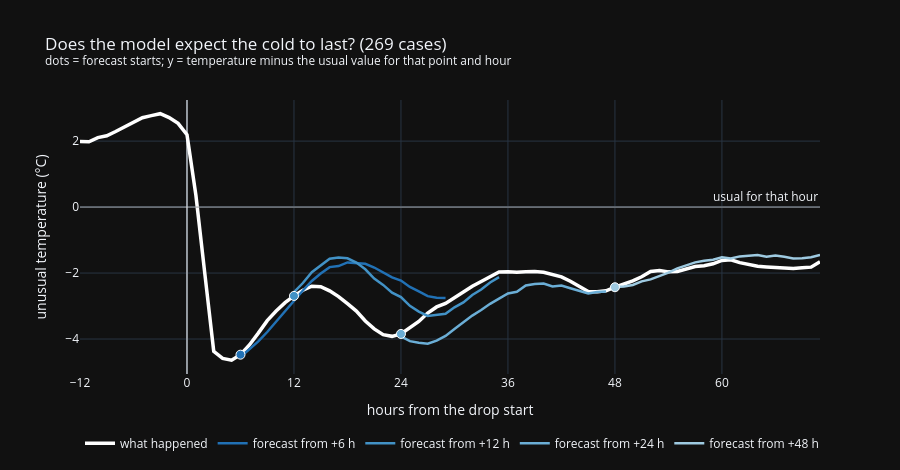

Write notebook code for a chart like this one.
### Markdown cell above
### Does the model expect the cold to last?

Usual-adjusted temperature (0 = usual for that point and hour), averaged over all cases, aligned on the drop start.
White = what happened over 3 days, colours = the mean forecast from each start. A forecast that rises towards
0 faster than the white line expects the cold to end too early.

### Code cell
SPAN = np.arange(-12, max(OFFSETS) + H)
tru_a = np.stack([anom["T2M"][j + SPAN, col[p]] for p, j in zip(cases.point_id, cases.j)])
fig = go.Figure()
fig.add_hline(y=0, line={"color": "#999", "width": 1}, annotation_text="usual for that hour", annotation_position="top right")
fig.add_vline(x=0, line={"color": "white", "width": 1})
fig.add_trace(go.Scatter(x=SPAN, y=tru_a.mean(0), mode="lines", line={"color": "white", "width": 3.5}, name="what happened",
                         hovertemplate="%{x:+d} h: %{y:+.1f} °C<extra>what happened</extra>"))
for o in OFFSETS:
    k = f"+{o} h"
    hrs = o + np.arange(H)
    us = np.stack([usual["T2M"][j + hrs, col[p]] for p, j in zip(cases.point_id, cases.j)])
    fig.add_trace(go.Scatter(x=hrs, y=(fc[k][:, 4] - us).mean(0), mode="lines", line={"color": SHADE[k], "width": 2.5},
                             name=f"forecast from {k}", hovertemplate="%{x:+d} h: %{y:+.1f} °C<extra>" + k + "</extra>"))
    fig.add_trace(go.Scatter(x=[o], y=[(tru_a[:, np.searchsorted(SPAN, o)]).mean()], mode="markers", showlegend=False,
                             marker={"color": SHADE[k], "size": 9, "line": {"color": "white", "width": 1}}, hoverinfo="skip"))
fig.update_layout(height=470, template="plotly_dark", legend={"orientation": "h", "y": -0.2},
                  title=f"Does the model expect the cold to last? ({len(cases)} cases)<br><sup>dots = forecast starts; "
                        "y = temperature minus the usual value for that point and hour</sup>",
                  xaxis={"title": "hours from the drop start", "dtick": 12}, yaxis={"title": "unusual temperature (°C)"})
fig.write_html(FIG / "exp5_does_cold_last.html", include_plotlyjs="cdn")
fig.show()

### Figure 1 — Plotly figure (JSON) as saved in the notebook; plotly's stock layout.template omitted (floating-point values rounded to 4 significant figures)
{"data": [{"hovertemplate": "%{x:+d} h: %{y:+.1f} °C<extra>what happened</extra>", "line": {"color": "white", "width": 3.5}, "mode": "lines", "name": "what happened", "type": "scatter", "x": [-12, -11, -10, -9, -8, -7, -6, -5, -4, -3, -2, -1, 0, 1, 2, 3, 4, 5, 6, 7, 8, 9, 10, 11, 12, 13, 14, 15, 16, 17, 18, 19, 20, 21, 22, 23, 24, 25, 26, 27, 28, 29, 30, 31, 32, 33, 34, 35, 36, 37, 38, 39, 40, 41, 42, 43, 44, 45, 46, 47, 48, 49, 50, 51, 52, 53, 54, 55, 56, 57, 58, 59, 60, 61, 62, 63, 64, 65, 66, 67, 68, 69, 70, 71], "y": [1.986, 1.981, 2.106, 2.162, 2.292, 2.426, 2.578, 2.709, 2.774, 2.831, 2.714, 2.537, 2.192, 0.3592, -2.018, -4.372, -4.586, -4.642, -4.474, -4.181, -3.821, -3.442, -3.153, -2.897, -2.693, -2.519, -2.398, -2.412, -2.541, -2.714, -2.93, -3.153, -3.454, -3.693, -3.868, -3.919, -3.846, -3.659, -3.468, -3.211, -3.027, -2.921, -2.739, -2.576, -2.398, -2.254, -2.103, -1.965, -1.959, -1.979, -1.959, -1.954, -1.978, -2.034, -2.114, -2.248, -2.415, -2.56, -2.569, -2.538, -2.43, -2.333, -2.235, -2.111, -1.953, -1.92, -1.964, -1.952, -1.877, -1.803, -1.78, -1.72, -1.619, -1.598, -1.683, -1.73, -1.796, -1.816, -1.837, -1.852, -1.862, -1.839, -1.821, -1.654]}, {"hovertemplate": "%{x:+d} h: %{y:+.1f} °C<extra>+6 h</extra>", "line": {"color": "#2171b5", "width": 2.5}, "mode": "lines", "name": "forecast from +6 h", "type": "scatter", "x": [6, 7, 8, 9, 10, 11, 12, 13, 14, 15, 16, 17, 18, 19, 20, 21, 22, 23, 24, 25, 26, 27, 28, 29], "y": [-4.544, -4.311, -4.074, -3.788, -3.471, -3.148, -2.818, -2.528, -2.239, -2.011, -1.82, -1.788, -1.678, -1.696, -1.717, -1.832, -1.988, -2.134, -2.227, -2.421, -2.553, -2.7, -2.746, -2.755]}, {"hoverinfo": "skip", "marker": {"color": "#2171b5", "line": {"color": "white", "width": 1}, "size": 9}, "mode": "markers", "showlegend": false, "type": "scatter", "x": [6], "y": [-4.474]}, {"hovertemplate": "%{x:+d} h: %{y:+.1f} °C<extra>+12 h</extra>", "line": {"color": "#4292c6", "width": 2.5}, "mode": "lines", "name": "forecast from +12 h", "type": "scatter", "x": [12, 13, 14, 15, 16, 17, 18, 19, 20, 21, 22, 23, 24, 25, 26, 27, 28, 29, 30, 31, 32, 33, 34, 35], "y": [-2.581, -2.303, -1.975, -1.762, -1.563, -1.53, -1.553, -1.681, -1.885, -2.166, -2.359, -2.595, -2.73, -2.993, -3.169, -3.3, -3.265, -3.235, -3.038, -2.889, -2.663, -2.5, -2.283, -2.124]}, {"hoverinfo": "skip", "marker": {"color": "#4292c6", "line": {"color": "white", "width": 1}, "size": 9}, "mode": "markers", "showlegend": false, "type": "scatter", "x": [12], "y": [-2.693]}, {"hovertemplate": "%{x:+d} h: %{y:+.1f} °C<extra>+24 h</extra>", "line": {"color": "#6baed6", "width": 2.5}, "mode": "lines", "name": "forecast from +24 h", "type": "scatter", "x": [24, 25, 26, 27, 28, 29, 30, 31, 32, 33, 34, 35, 36, 37, 38, 39, 40, 41, 42, 43, 44, 45, 46, 47], "y": [-3.92, -4.064, -4.11, -4.144, -4.047, -3.907, -3.693, -3.49, -3.289, -3.122, -2.933, -2.776, -2.617, -2.57, -2.379, -2.331, -2.318, -2.408, -2.378, -2.459, -2.548, -2.62, -2.572, -2.561]}, {"hoverinfo": "skip", "marker": {"color": "#6baed6", "line": {"color": "white", "width": 1}, "size": 9}, "mode": "markers", "showlegend": false, "type": "scatter", "x": [24], "y": [-3.846]}, {"hovertemplate": "%{x:+d} h: %{y:+.1f} °C<extra>+48 h</extra>", "line": {"color": "#9ecae1", "width": 2.5}, "mode": "lines", "name": "forecast from +48 h", "type": "scatter", "x": [48, 49, 50, 51, 52, 53, 54, 55, 56, 57, 58, 59, 60, 61, 62, 63, 64, 65, 66, 67, 68, 69, 70, 71], "y": [-2.425, -2.408, -2.362, -2.251, -2.191, -2.098, -1.987, -1.859, -1.772, -1.676, -1.625, -1.598, -1.521, -1.558, -1.495, -1.466, -1.455, -1.506, -1.472, -1.506, -1.558, -1.554, -1.522, -1.449]}, {"hoverinfo": "skip", "marker": {"color": "#9ecae1", "line": {"color": "white", "width": 1}, "size": 9}, "mode": "markers", "showlegend": false, "type": "scatter", "x": [48], "y": [-2.43]}], "layout": {"annotations": [{"showarrow": false, "text": "usual for that hour", "x": 1, "xanchor": "right", "xref": "x domain", "y": 0, "yanchor": "bottom", "yref": "y"}], "height": 470, "legend": {"orientation": "h", "y": -0.2}, "shapes": [{"line": {"color": "#999", "width": 1}, "type": "line", "x0": 0, "x1": 1, "xref": "x domain", "y0": 0, "y1": 0, "yref": "y"}, {"line": {"color": "white", "width": 1}, "type": "line", "x0": 0, "x1": 0, "xref": "x", "y0": 0, "y1": 1, "yref": "y domain"}], "title": {"text": "Does the model expect the cold to last? (269 cases)<br><sup>dots = forecast starts; y = temperature minus the usual value for that point and hour</sup>"}, "xaxis": {"dtick": 12, "title": {"text": "hours from the drop start"}}, "yaxis": {"title": {"text": "unusual temperature (°C)"}}}}
